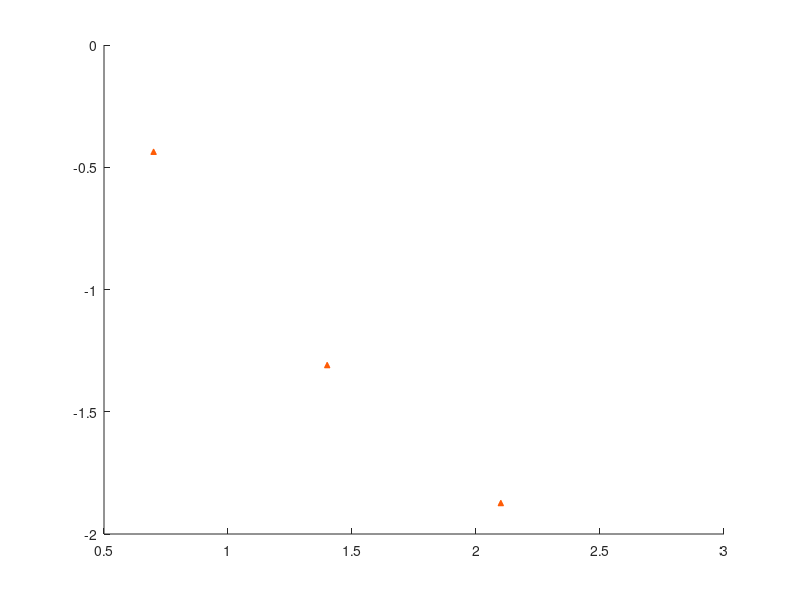

Write MATLAB code to recreate this figure. (Note: this script raises an error after producing the figure.)
function oes_scaling

t1 = 3/7;
data1 = [1 142; 2 71; 3 8; 4 3];

t2 = 10/7;
data2 = [1 111; 2 109; 3 35; 4 15; 5 4; 6 2];

t3 = 3;
data3 = [1 140; 2 79; 3 38; 4 25; 5 11; 6 4; 7 1; 8 1; 11 1];

t4 = 6;
data4 = [1 73; 2 60; 3 44; 4 26; 5 22; 6 10; 7 3; 8 4; 10 2; 11 4; 13 2; 14 1; 20 1; 28 1];

t5 = 12;
data5 = [1 87; 2 87; 3 50; 4 52; 5 26; 6 24; 7 14; 8 8; 9 9; 10 8; 11 6; 12 7; 13 4; 14 3; 15 3; 16 2; 17 2; 20 2; 22 1; 26 1; 29 1];

t6 = 26;
data6 = [1 40; 2 59; 3 43; 4 18; 5 27; 6 23; 7 16; 8 12; 9 14; 10 10; 11 11; 12 5; 13 8; 14 7; 15 6; 16 3; 17 4; 18 3; 19 3; 20 4; 21 1; 22 2; 23 1; 24 3; 25 4; 27 1; 30 1; 33 1; 34 1; 35 5; 36 1; 37 2; 39 1; 50 2; 56 1; 85 1; 90 1];

t7 = 52;
data7 = [1 12; 2 18; 3 15; 4 14; 5 6; 6 11; 7 8; 8 6; 9 9; 10 9; 11 3; 12 4; 13 4; 14 2; 15 4; 16 4; 17 2; 18 4; 19 2; 20 2; 21 3; 22 4; 23 1; 24 5; 26 2; 27 4; 28 3; 29 1; 30 3; 31 3; 32 3; 33 2; 34 4; 35 2; 36 1; 37 1; 38 1; 40 1; 41 1; 42 1; 43 1; 44 1; 45 1; 47 2; 48 1; 49 1; 54 1; 55 3; 58 1; 60 2; 62 1; 63 1; 70 2; 75 1; 80 1; 85 1; 96 1; 110 1; 130 1; 140 1; 175 1];

ts = [t1 t2 t3 t4 t5 t6 t7];
data = {data1 data2 data3 data4 data5 data6 data7};
av = zeros(size(ts));
for i = 1:numel(ts)
    av(i) = dot(data{i}(:,1), data{i}(:,2) / sum(data{i}(:,2)));
end

lambda = 0.7676;
r = 0.1926;
rho = 0.5164;
gamma = lambda * rho / (1-rho);
tau = rho / (r * lambda);

%[p0, ts2] = xi(lambda, r, rho, logspace(-1, 2, 40), 0);
%loglog(newplot(figure), ts, av, '+', ts2, (1 + (lambda/gamma)*(1-exp(-gamma*ts2))) ./ (1 - p0), '-');
%set(gca, 'XLim', [0.1 100]);
%xlabel('$t$ / weeks', 'Interpreter', 'latex');
%ylabel('$\langle n^\textrm{surv} \rangle$', 'Interpreter', 'latex');
%set(gca, 'FontName', 'Times');

fh = figure;
gh = newplot(fh);
colours = [
 0.996078, 0.360784, 0.027451;
% 0.996078, 0.988235, 0.0352941;
 0.541176, 0.713725, 0.027451;
 0.145098, 0.435294, 0.384314;
 0.00784314, 0.509804, 0.929412;
 0.152941, 0.113725, 0.490196;
 0.470588, 0.262745, 0.584314;
 0.890196, 0.0117647, 0.490196;
 0.905882, 0.027451, 0.129412
];
hold all;
for i = 1:numel(ts);
    av = dot(data{i}(:,2) / sum(data{i}(:,2)), data{i}(:,1));
    lh = plot(gh, data{i}(:,1) / av, log10((1 - cumsum(data{i}(:,2)) / sum(data{i}(:,2)))) + (i-1), ...
        '^', 'MarkerEdgeColor', colours(i,:), 'MarkerFaceColor', colours(i,:), 'MarkerSize', 4);
    ah = get(lh, 'Annotation'); leh = get(ah, 'LegendInformation'); set(leh, 'IconDisplayStyle', 'off');
    ps = condPb2(exact_pops(lambda, r, lambda * rho / (1-rho), ts(i), floor(10*ts(i))+1));
    av = dot(0:(numel(ps)-1), ps);
    cps = min(cumsum(ps),1);
    err = sqrt(cps .* (1-cps) ./ sum(data{i}(:,2)));
    plot(gh, (0:(numel(ps)-1)) / av, log10(1 - cps) + (i-1), '-', 'Color', colours(i,:), 'LineWidth', 1);
%     lh = plot(gh, (0:(numel(ps)-1)) / av, (1 - cps + err) .* (10^(i-1)), '-.', 'Color', colours(i,:));
%     ah = get(lh, 'Annotation'); leh = get(ah, 'LegendInformation'); set(leh, 'IconDisplayStyle', 'off');
%     lh = plot(gh, (0:(numel(ps)-1)) / av, (1 - cps - err) .* (10^(i-1)), '-.', 'Color', colours(i,:));
%     ah = get(lh, 'Annotation'); leh = get(ah, 'LegendInformation'); set(leh, 'IconDisplayStyle', 'off');
    fill_plot(gh, (0:(numel(ps)-1)) / av, ...
        log10(max(1 - cps - err,1e-323)) + (i-1), ...
        log10(max(1 - cps + err,1e-323)) + (i-1), ...
        colours(i,:), 0.8);
    set(gh, 'XLim', [0 5], 'YLim', [-2 6]);
    pause(0.1);
end
plot(gh, linspace(0,5,50), -linspace(0,5,50).*log10(exp(1)) + 6, '-', 'Color', 'black', 'LineWidth', 2);
hold off;

xlabel(gh, '$n/\langle n \rangle$', 'Interpreter', 'latex');
set(gh, 'YTick', log10([reshape([1:9]' * 10.^[-2:5], 8*9, 1); 10^6]));
set(gh, 'YTickLabel', '10 ||||||||');
set(gh, 'TickLength', get(gh, 'TickLength') / 2);

set(gh, 'FontName', 'Times', 'FontSize', 9);

legend('3 days', ...
    '10 days', ...
    '3 weeks', ...
    '6 weeks', ...
    '3 months', ...
    '6 months', ...
    '1 year', ...
    'limit', ...
    'Location', 'SouthEast');

set(gh, 'Position', get(gh, 'OuterPosition') - ...
    get(gh, 'TightInset') * [-1 0 1 0; 0 -1 0 1; 0 0 1 0; 0 0 0 1]);

set(fh, 'PaperUnits', 'inches');
w = 6.25; h = 7.5;
set(fh, 'PaperSize', [w h]);
set(fh, 'PaperPosition', [0 0 w h]);

set(fh, 'Color', 'white');

set(fh, 'Renderer', 'Painters');
pause(0.1);
set(fh, 'Renderer', 'OpenGL');
pause(0.1);
%print(fh, '-dpdf', '-opengl', '-r300', 'oes-scaling-b.pdf');
print(fh, '-dpng', '-opengl', '-r300', 'oes-scaling-b');

end
